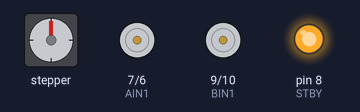
The sketch below on a simulated Arduino Uno, built with avr-gcc and run on an emulated ATmega328P. Parts: stepper motor, motor-driver pin pairs drawn as motors (green arrow = first pin HIGH = forward, orange = second pin HIGH = backward, longer = more drive, scaled by the enable pin, stopped while the standby pin is LOW), output pins drawn as LEDs (lit = HIGH). Wiring (inferred from the names in the program): stepper motor driver (400 steps per turn assumed): step pin 3; direction pin 2; enable pin 4. Pins used as bus, display or sensor lines are not drawn.

Above: at 0.1 s.
At 3.2 s:
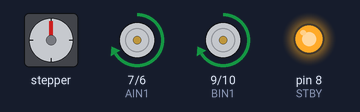
Timing chart, 0 to 4.7 s (numbered marks = the images above):
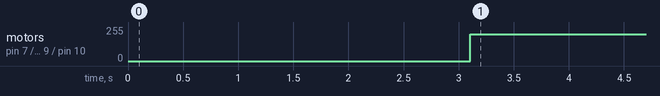

Measured:
- by itself, motor on pin 7 (AIN1) / pin 6 (AIN2), motor on pin 9 (BIN1) / pin 10 (BIN2): stopped → forward 200/255 at 3.1 s

The sketch:

TEST_BED_1.ino
```cpp
#include <Adafruit_VL53L0X.h>
#include <Wire.h>

enum RobotState {
  GRIPPER_CLOSE_1,
  GRIPPER_OPEN,
  GRIPPER_CLOSE_2,
  CLIMBING,
  IDLE
};
  RobotState currentState = GRIPPER_CLOSE_1;

///////////
///A4988///
///////////
const int dir_pin = 2;
const int step_pin = 3;
const int EN  = 4;

const int stepsPerRevolution = 400;

/////////////////
///TBTB6612FNG///
/////////////////
const int STBY = 8;
//MOTOT A
const int PWMA = 5;
const int AIN1 = 7;
const int AIN2 = 6;
//MOTOT B
const int PWMB = 11;
const int BIN1 = 9;
const int BIN2 = 10;

//VL53L0X
// Adafruit_VL53L0X lox = Adafruit_VL53L0X();

// const int Target_Distance = 800; //80cm

void setup() {
  //VL53L0X

  // Serial.begin(115200);

  // if (!lox.begin()) {
  //   Serial.println("VL53L0X not found");
  //   while(1);
  // }

  ///////////
  ///A4988///
  ///////////
  pinMode(dir_pin, OUTPUT);
  pinMode(step_pin, OUTPUT);
  pinMode(EN, OUTPUT);
  digitalWrite(EN, HIGH);
  /////////////////
  ///TB6612FNG///
  /////////////////
  pinMode(STBY, OUTPUT);

  pinMode(PWMA, OUTPUT);
  pinMode(AIN1, OUTPUT);
  pinMode(AIN2, OUTPUT);

  pinMode(PWMB, OUTPUT);
  pinMode(BIN1, OUTPUT);
  pinMode(BIN2, OUTPUT);

  digitalWrite(STBY, HIGH);


}

void loop() {
  switch (currentState) {
    case GRIPPER_CLOSE_1:
      delay(500);  // 안정화 대기
      currentState = GRIPPER_OPEN;
      break;

    case GRIPPER_OPEN:
      Move_Gripper(false);
      delay(500);
      currentState = GRIPPER_CLOSE_2;
      break;

    case GRIPPER_CLOSE_2:
      Move_Gripper(true);
      delay(500);
      currentState = CLIMBING;
      break;

    case CLIMBING:
      {
        // VL53L0X_RangingMeasurementData_t measure;
        // lox.rangingTest(&measure, false);

        // if (measure.RangeStatus != 4) {
        // int distance = measure.RangeMilliMeter;
        // Serial.println(distance);
        //   if (distance >= Target_Distance) {
          //   Stop_Motors();
          //   currentState = IDLE;
          // }else {
            Climb_Up();
        //   }
        // } else {
        //   Stop_Motors ();
        //   currentState = IDLE;
        // }
        // delay(50);
      }
      break;

    case IDLE:
      Stop_Motors();
      break;
  }
}
void Move_Gripper(bool Direction) {
  digitalWrite(dir_pin, Direction ? HIGH : LOW);

for(short i=0; i<stepsPerRevolution; i++) {
    digitalWrite(step_pin, HIGH);
    delayMicroseconds(1000);

    digitalWrite(step_pin, LOW);
    delayMicroseconds(1000);

  }
}
void Climb_Up() {
  //정방향
  digitalWrite(AIN1, HIGH);
  digitalWrite(AIN2, LOW);

  analogWrite(PWMA, 200);

  digitalWrite(BIN1, HIGH);
  digitalWrite(BIN2, LOW);

  analogWrite(PWMB, 200);
}

void Stop_Motors() {
  analogWrite(PWMA, 0);
  analogWrite(PWMB, 0);

  digitalWrite(AIN1, LOW);
  digitalWrite(AIN2, LOW);
  digitalWrite(BIN1, LOW);
  digitalWrite(BIN2, LOW);
}
```
